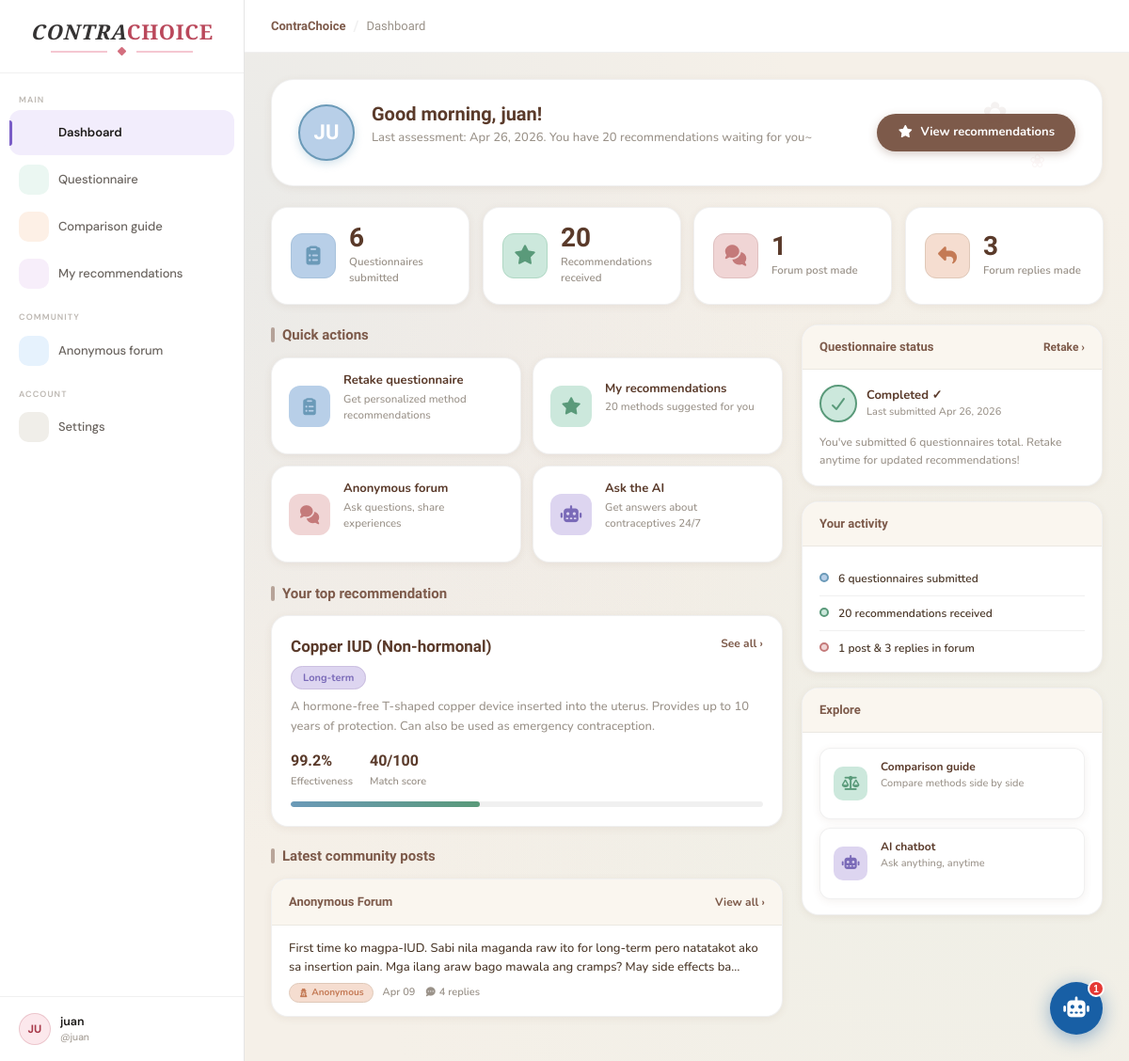
/user/dashboard.php (signed in), run on an earlier commit of the app's database.
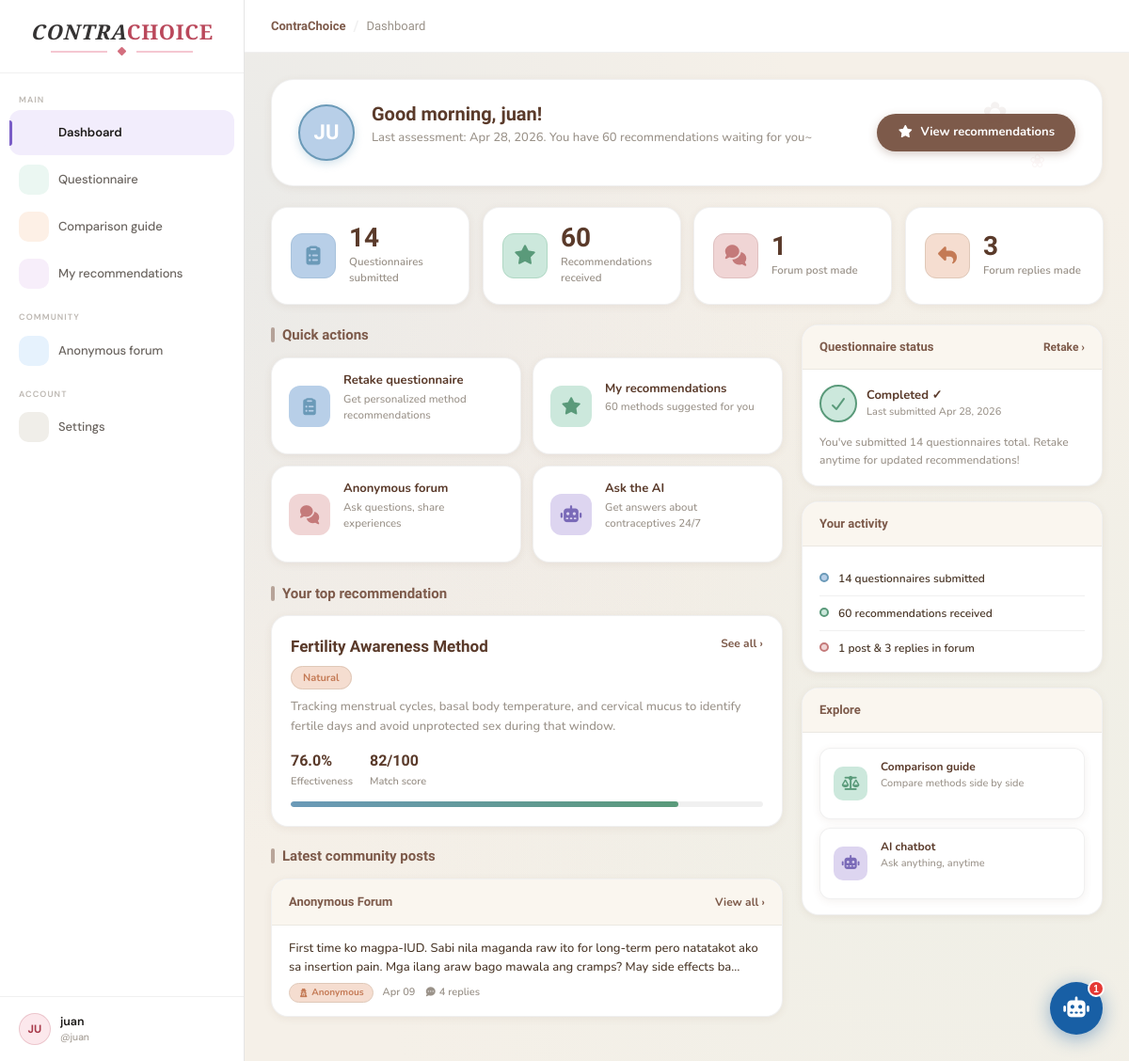
And on a later commit of the database.
### tables this page shows
CREATE TABLE `users` (
  `user_id` int(11) NOT NULL,
  `username` varchar(50) NOT NULL,
  `password` varchar(255) NOT NULL,
  `created_at` datetime DEFAULT current_timestamp(),
  `updated_at` datetime DEFAULT current_timestamp() ON UPDATE current_timestamp()
);

CREATE TABLE `questionnaire_responses` (
  `response_id` int(11) NOT NULL,
  `user_id` int(11) NOT NULL,
  `sexually_active` enum('yes','no','prefer_not_to_say') NOT NULL,
  `wants_children` enum('yes','no','unsure') NOT NULL,
  `children_when` enum('within_1yr','1_to_3yrs','3yrs_plus','not_applicable') NOT NULL DEFAULT 'not_applicable',
  `health_conditions` set('none','hypertension','migraines','diabetes','blood_clots','liver_disease','depression') NOT NULL DEFAULT 'none',
  `is_smoker` enum('yes','no') NOT NULL,
  `is_breastfeeding` enum('yes','no') NOT NULL,
  `hormone_free_pref` enum('very_important','somewhat','not_important') NOT NULL,
  `delivery_pref` enum('daily_pill','weekly_patch','monthly_injection','long_term','barrier','natural') NOT NULL,
  `budget_pref` enum('low','medium','high') NOT NULL,
  `used_before` enum('yes','no') NOT NULL,
  `previous_method` varchar(100) DEFAULT NULL,
  `submitted_at` datetime DEFAULT current_timestamp(),
  `updated_at` datetime DEFAULT current_timestamp() ON UPDATE current_timestamp(),
  `age_range` varchar(20) DEFAULT NULL,
  `cycle_regularity` varchar(20) DEFAULT NULL,
  `relationship_status` varchar(30) DEFAULT NULL
);

CREATE TABLE `recommendations` (
  `recommendation_id` int(11) NOT NULL,
  `user_id` int(11) NOT NULL,
  `response_id` int(11) NOT NULL,
  `method_id` int(11) NOT NULL,
  `score` int(11) NOT NULL COMMENT 'Match score out of 100',
  `rank` tinyint(4) NOT NULL,
  `created_at` datetime DEFAULT current_timestamp()
);

CREATE TABLE `contraceptive_methods` (
  `method_id` int(11) NOT NULL,
  `name` varchar(100) NOT NULL,
  `category` enum('hormonal','barrier','long_term','natural','emergency') NOT NULL,
  `effectiveness` decimal(4,1) NOT NULL COMMENT 'Percentage e.g. 99.7',
  `delivery` enum('daily_pill','weekly_patch','monthly_injection','long_term','barrier','natural') NOT NULL,
  `is_hormone_free` tinyint(1) DEFAULT 0,
  `cost_level` enum('low','medium','high') NOT NULL,
  `suitable_smoker` tinyint(1) DEFAULT 1,
  `suitable_breastfeeding` tinyint(1) DEFAULT 1,
  `contraindications` text DEFAULT NULL COMMENT 'Comma-separated: hypertension,migraines,etc.',
  `description` text NOT NULL,
  `side_effects` text DEFAULT NULL,
  `created_at` datetime DEFAULT current_timestamp(),
  `image_path` varchar(255) DEFAULT NULL,
  `how_used` text DEFAULT NULL,
  `best_for` text DEFAULT NULL
);

CREATE TABLE `forum_posts` (
  `post_id` int(11) NOT NULL,
  `user_id` int(11) DEFAULT NULL,
  `content` text NOT NULL,
  `created_at` datetime DEFAULT current_timestamp(),
  `updated_at` datetime DEFAULT current_timestamp() ON UPDATE current_timestamp(),
  `reply_count` int(11) DEFAULT 0
);

### user/dashboard.php (the view, shortened to what the rows shown need)
<?php
include '../includes/db_connection.php';
$user_id     = $_SESSION['user_id'] ?? 0;
$hour        = (int) date('G');
$greeting    = $hour < 12 ? 'Good morning' : ($hour < 18 ? 'Good afternoon' : 'Good evening');
$stmt = $conn->prepare("
    SELECT response_id, submitted_at
    FROM questionnaire_responses
    WHERE user_id = ?
    ORDER BY submitted_at DESC
    LIMIT 1
");
$stmt->bind_param("i", $user_id);
$stmt->execute();
$q_row = $stmt->get_result()->fetch_assoc();
$has_questionnaire = !empty($q_row);
$q_date = $has_questionnaire ? date('M d, Y', strtotime($q_row['submitted_at'])) : null;
$latest_response_id = $q_row['response_id'] ?? null;
$stmt = $conn->prepare("SELECT COUNT(*) AS cnt FROM questionnaire_responses WHERE user_id = ?");
$stmt->bind_param("i", $user_id);
$stmt->execute();
$total_q = $stmt->get_result()->fetch_assoc()['cnt'] ?? 0;
$top_method = null;
if ($latest_response_id) {
    $stmt = $conn->prepare("
        SELECT cm.name, cm.category, cm.effectiveness, cm.description, r.score
        FROM recommendations r
        JOIN contraceptive_methods cm ON cm.method_id = r.method_id
        WHERE r.response_id = ? AND r.user_id = ?
        ORDER BY r.rank ASC
        LIMIT 1
    ");
    $stmt->bind_param("ii", $latest_response_id, $user_id);
    $stmt->execute();
    $top_method = $stmt->get_result()->fetch_assoc();
}
$stmt = $conn->prepare("SELECT COUNT(*) AS cnt FROM recommendations WHERE user_id = ?");
$stmt->bind_param("i", $user_id);
$stmt->execute();
$total_rec = $stmt->get_result()->fetch_assoc()['cnt'] ?? 0;
$recent_posts = [];
$res = $conn->query("
    SELECT post_id, content, created_at, reply_count
    FROM forum_posts
    ORDER BY created_at DESC
    LIMIT 4
");
while ($row = $res->fetch_assoc()) $recent_posts[] = $row;
function cat_label($cat) {
    return match($cat) {
        'hormonal'  => 'Hormonal',
        'barrier'   => 'Barrier',
        'long_term' => 'Long-term',
        'natural'   => 'Natural',
        'emergency' => 'Emergency',
        default     => ucfirst($cat),
    };
}
?>
<!DOCTYPE html>
<html lang="en">
<head>
  <link rel="stylesheet" href="../assets/vendor/bootstrap-5/css/bootstrap.min.css">
  <link rel="stylesheet" href="../assets/vendor/fontawesome-7/css/all.min.css">
</head>
<body>
<div class="layout">
  <?php include '../includes/user/sidebar.php'; ?>
  <div class="main">
    <div class="page-body">
      <div class="welcome-banner">
        <div class="welcome-avatar">
          <?= strtoupper(substr($user_name, 0, 2)) ?>
        </div>
        <div class="welcome-text">
          <h1><?= $greeting ?>, <?= htmlspecialchars($user_name) ?>!</h1>
          <p>
            <?php if ($has_questionnaire): ?>
              Last assessment: <?= $q_date ?>. You have <?= $total_rec ?> recommendation<?= $total_rec != 1 ? 's' : '' ?> waiting for you~
            <?php else: ?>
              Welcome to ContraChoice! Take the questionnaire to get your personalized recommendations.
            <?php endif; ?>
          </p>
        </div>
        <div class="welcome-action">
          <?php if ($has_questionnaire): ?>
            <a href="/hci/user/recommendations.php" class="btn-primary">
            </a>
          <?php else: ?>
            <a href="/hci/user/questionnaire.php" class="btn-primary">
              <i class="fas fa-clipboard-list"></i> Take questionnaire
            </a>
          <?php endif; ?>
        </div>
      </div>
      <div class="main-grid">
        <div>
          <?php if ($top_method): ?>
            <div class="rec-card">
              <div class="rec-header">
                <div>
                  <div class="rec-name"><?= htmlspecialchars($top_method['name']) ?></div>
                  <span class="rec-badge badge-<?= $top_method['category'] ?>">
                    <?= cat_label($top_method['category']) ?>
                  </span>
                </div>
                <a href="/hci/user/recommendations.php" class="link-sm">See all &rsaquo;</a>
              </div>
              <div class="rec-desc"><?= htmlspecialchars($top_method['description']) ?></div>
              <div class="rec-meta">
                <div class="rec-stat">
                  <div class="rec-stat-val"><?= $top_method['effectiveness'] ?>%</div>
                  <div class="rec-stat-lbl">Effectiveness</div>
                </div>
                <div class="rec-stat">
                  <div class="rec-stat-val"><?= $top_method['score'] ?>/100</div>
                  <div class="rec-stat-lbl">Match score</div>
                </div>
              </div>
              <div class="score-bar">
                <div class="score-fill" style="width:<?= $top_method['score'] ?>%"></div>
              </div>
            </div>
          <?php endif; ?>
          <?php if (empty($recent_posts)): ?>
            <div class="no-rec"><i class="fas fa-comments"></i> No forum posts yet.</div>
          <?php else: ?>
            <div class="forum-card">
              <?php foreach ($recent_posts as $p): ?>
                <a href="/hci/user/forum.php#post-<?= $p['post_id'] ?>" class="forum-item">
                  <div class="forum-item-text"><?= htmlspecialchars($p['content']) ?></div>
                  <div class="forum-item-meta">
                    <span class="anon-badge"><i class="fas fa-user-secret" style="font-size:9px;"></i> Anonymous</span>
                    <span><?= date('M d', strtotime($p['created_at'])) ?></span>
                    <span><i class="fas fa-comment-dots" style="font-size:10px;"></i> <?= $p['reply_count'] ?> repl<?= $p['reply_count'] != 1 ? 'ies' : 'y' ?></span>
                  </div>
                </a>
              <?php endforeach; ?>
            </div>
          <?php endif; ?>
        </div>
        <div class="right-col">
          <div class="side-card">
            <div class="side-card-body">
              <?php if ($has_questionnaire): ?>
                <div style="display:flex;align-items:center;gap:10px;margin-bottom:12px;">
                  <div style="width:40px;height:40px;border-radius:50%;background:var(--accent-mint);border:2px solid var(--accent-mint-d);display:flex;align-items:center;justify-content:center;color:var(--accent-mint-d);font-size:16px;">
                    <i class="fas fa-check"></i>
                  </div>
                  <div>
                    <div style="font-size:13px;font-weight:700;color:var(--brown-d);">Completed ✓</div>
                    <div style="font-size:11px;color:var(--muted);font-weight:500;">Last submitted <?= $q_date ?></div>
                  </div>
                </div>
                <div style="font-size:12px;color:var(--muted);line-height:1.65;font-weight:500;">
                  You've submitted <?= $total_q ?> questionnaire<?= $total_q != 1 ? 's' : '' ?> total. Retake anytime for updated recommendations!
                </div>
              <?php endif; ?>
            </div>
          </div>
        </div>
      </div>
    </div>
  </div>
</div>
<?php include '../includes/user/chatbot_widget.php'; ?>
</body>
</html>

### includes/user/sidebar.php (shortened to what the rows shown need)
<?php
$is_admin    = false;
$user_name = 'User';
if (isset($_SESSION['user_id'])) {
    $sid    = intval($_SESSION['user_id']);
    $result = mysqli_query($conn, "SELECT username FROM users WHERE user_id = $sid LIMIT 1");
    if ($result && $row = mysqli_fetch_assoc($result)) {
        $user_name = $row['username'];
    }
}
$initials    = strtoupper(substr($user_name, 0, 2));
$user_avatar = $_SESSION['avatar'] ?? null;
?>
<aside class="sidebar" id="cc-sidebar">
  <div class="sidebar-footer">
    <div class="user-chip">
      <?php if ($user_avatar): ?>
        <div class="avatar avatar-emoji"><?= htmlspecialchars($user_avatar) ?></div>
      <?php else: ?>
        <div class="avatar avatar-initials avatar-<?= $is_admin ? 'admin' : 'user' ?>"><?= htmlspecialchars($initials) ?></div>
      <?php endif; ?>
      <div class="user-info">
        <div class="user-name"><?= htmlspecialchars($user_name) ?></div>
        <div class="user-role">@<?= htmlspecialchars($user_name) ?></div>
      </div>
      <button class="dots-btn" id="cc-dots-btn" type="button" onclick="ccToggleMenu(event)" aria-label="User options">
      </button>
    </div>
  </div>
</aside>

What changed in the data, as far as the page shows it:
no longer on this page (row unchanged): questionnaire_responses: submitted_at "Apr 26, 2026"
removed recommendations: method.name "Copper IUD (Non-hormonal)", method.category "Long-term", method.description "A hormone-free T-shaped copper device inserted into the uterus. Provides up to 10 years of protection. Can also be used as emergency contraception.", method.effectiveness "99.2", score "40"
added questionnaire_responses: submitted_at "Apr 28, 2026"
added recommendations: method.name "Fertility Awareness Method", method.category "Natural", method.description "Tracking menstrual cycles, basal body temperature, and cervical mucus to identify fertile days and avoid unprotected sex during that window.", method.effectiveness "76.0", score "82"
Also different on the page:
$total_rec: "20" → "60"
$total_q: "6" → "14"
$top_method['score']: 40 → 82 (drawn)
